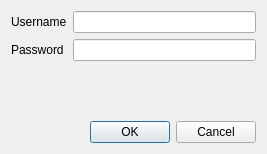
<?xml version="1.0" encoding="UTF-8"?>
<ui version="4.0">
 <class>Dialog</class>
 <widget class="QDialog" name="Dialog">
  <property name="geometry">
   <rect>
    <x>0</x>
    <y>0</y>
    <width>267</width>
    <height>154</height>
   </rect>
  </property>
  <property name="windowTitle">
   <string>Login</string>
  </property>
  <layout class="QVBoxLayout" name="verticalLayout_2">
   <item>
    <layout class="QFormLayout" name="formLayout">
     <item row="2" column="0">
      <widget class="QLabel" name="labelPassword">
       <property name="text">
        <string>Password</string>
       </property>
      </widget>
     </item>
     <item row="1" column="0">
      <widget class="QLabel" name="labelUsername">
       <property name="text">
        <string>Username</string>
       </property>
      </widget>
     </item>
     <item row="1" column="1">
      <widget class="QLineEdit" name="lineEditUsername"/>
     </item>
     <item row="2" column="1">
      <widget class="QLineEdit" name="lineEditPassword">
       <property name="inputMask">
        <string/>
       </property>
       <property name="echoMode">
        <enum>QLineEdit::Password</enum>
       </property>
      </widget>
     </item>
    </layout>
   </item>
   <item>
    <widget class="QDialogButtonBox" name="buttonBox">
     <property name="orientation">
      <enum>Qt::Horizontal</enum>
     </property>
     <property name="standardButtons">
      <set>QDialogButtonBox::Cancel|QDialogButtonBox::Ok</set>
     </property>
    </widget>
   </item>
  </layout>
 </widget>
 <resources/>
 <connections>
  <connection>
   <sender>buttonBox</sender>
   <signal>accepted()</signal>
   <receiver>Dialog</receiver>
   <slot>accept()</slot>
   <hints>
    <hint type="sourcelabel">
     <x>248</x>
     <y>254</y>
    </hint>
    <hint type="destinationlabel">
     <x>157</x>
     <y>274</y>
    </hint>
   </hints>
  </connection>
  <connection>
   <sender>buttonBox</sender>
   <signal>rejected()</signal>
   <receiver>Dialog</receiver>
   <slot>reject()</slot>
   <hints>
    <hint type="sourcelabel">
     <x>316</x>
     <y>260</y>
    </hint>
    <hint type="destinationlabel">
     <x>286</x>
     <y>274</y>
    </hint>
   </hints>
  </connection>
 </connections>
</ui>
